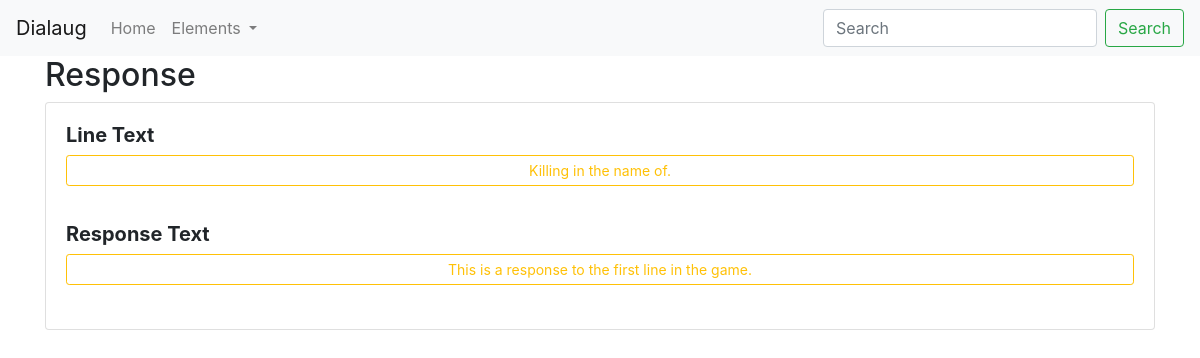
/responses/4/, run on the app's committed database.
### responses/models.py (models this page shows, shortened)
class Response(models.Model):
    line = models.ForeignKey(Line, on_delete=models.PROTECT)
    next_line = models.OneToOneField(Line, related_name="next_line", on_delete=models.PROTECT, null=True)
    text = models.TextField(default='')
    class Meta:
        ordering = ['pk']

### lines/models.py (models this page shows, shortened)
class Line(models.Model):
    scene = models.ForeignKey(Scene, on_delete=models.PROTECT, default=None, null=True)
    character = models.ForeignKey(Character, on_delete=models.PROTECT, null=True)
    text = models.TextField(default='')
    author = models.ForeignKey(User, on_delete=models.PROTECT, default=1)
    class Meta:
        ordering = ['pk']

### responses/views.py (the view)
# urls.py: path('<int:pk>/', views.DetailView.as_view(), name='show-character'),
class DetailView(generic.DetailView):
    model = Response
    template_name = 'responses/show_response.html'
    def get_queryset(self):
        return Response.objects.all()

### responses/templates/responses/show_response.html
{% extends 'base.html' %}
{% block content %}
    <div class="container">
        <div class="row">
            <div class="col-md-12">
                <h2>Response</h1>
                <div class="card">
                    <div class="card-body">
                       <h5><b>Line Text</b></h5>
                        <h5 class="card-title">
                            <a href="#" class="btn btn-sm btn-outline-warning btn-block">{{ object.line.text }}</a>
                        </h5>
                        <br>
                        <h5><b>Response Text</b></h5>
                        <a href="#" class="btn btn-sm btn-outline-warning btn-block">{{ object.text }}</a>
                        <br>
                    </div>
                </div>
            </div>
        </div>
    </div>
{% endblock %}

### data on the page
Response: line.text "Killing in the name of.", text "This is a response to the first line in the game."
